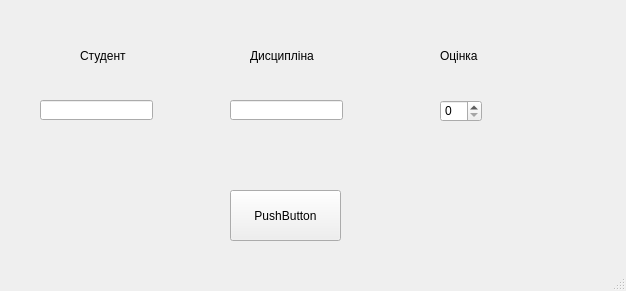
<?xml version="1.0" encoding="UTF-8"?>
<ui version="4.0">
 <class>MainWindow</class>
 <widget class="QMainWindow" name="MainWindow">
  <property name="geometry">
   <rect>
    <x>0</x>
    <y>0</y>
    <width>626</width>
    <height>291</height>
   </rect>
  </property>
  <property name="windowTitle">
   <string>MainWindow</string>
  </property>
  <widget class="QWidget" name="centralwidget">
   <widget class="QLabel" name="student_label">
    <property name="geometry">
     <rect>
      <x>80</x>
      <y>40</y>
      <width>81</width>
      <height>31</height>
     </rect>
    </property>
    <property name="layoutDirection">
     <enum>Qt::RightToLeft</enum>
    </property>
    <property name="text">
     <string>Студент</string>
    </property>
    <property name="textFormat">
     <enum>Qt::PlainText</enum>
    </property>
    <property name="scaledContents">
     <bool>false</bool>
    </property>
    <property name="wordWrap">
     <bool>false</bool>
    </property>
   </widget>
   <widget class="QLabel" name="discipline_label">
    <property name="geometry">
     <rect>
      <x>250</x>
      <y>40</y>
      <width>81</width>
      <height>31</height>
     </rect>
    </property>
    <property name="layoutDirection">
     <enum>Qt::RightToLeft</enum>
    </property>
    <property name="text">
     <string>Дисципліна</string>
    </property>
    <property name="textFormat">
     <enum>Qt::PlainText</enum>
    </property>
    <property name="scaledContents">
     <bool>false</bool>
    </property>
    <property name="wordWrap">
     <bool>false</bool>
    </property>
   </widget>
   <widget class="QLabel" name="mark_label">
    <property name="geometry">
     <rect>
      <x>440</x>
      <y>40</y>
      <width>81</width>
      <height>31</height>
     </rect>
    </property>
    <property name="layoutDirection">
     <enum>Qt::RightToLeft</enum>
    </property>
    <property name="text">
     <string>Оцінка</string>
    </property>
    <property name="textFormat">
     <enum>Qt::PlainText</enum>
    </property>
    <property name="scaledContents">
     <bool>false</bool>
    </property>
    <property name="wordWrap">
     <bool>false</bool>
    </property>
   </widget>
   <widget class="QSpinBox" name="mark_spin">
    <property name="geometry">
     <rect>
      <x>440</x>
      <y>100</y>
      <width>42</width>
      <height>22</height>
     </rect>
    </property>
    <property name="minimum">
     <number>0</number>
    </property>
    <property name="maximum">
     <number>5</number>
    </property>
    <property name="value">
     <number>0</number>
    </property>
   </widget>
   <widget class="QLineEdit" name="student_line">
    <property name="geometry">
     <rect>
      <x>40</x>
      <y>100</y>
      <width>113</width>
      <height>20</height>
     </rect>
    </property>
   </widget>
   <widget class="QLineEdit" name="discipline_line">
    <property name="geometry">
     <rect>
      <x>230</x>
      <y>100</y>
      <width>113</width>
      <height>20</height>
     </rect>
    </property>
   </widget>
   <widget class="QPushButton" name="save_button">
    <property name="geometry">
     <rect>
      <x>230</x>
      <y>190</y>
      <width>111</width>
      <height>51</height>
     </rect>
    </property>
    <property name="text">
     <string>PushButton</string>
    </property>
   </widget>
  </widget>
  <widget class="QStatusBar" name="statusbar"/>
 </widget>
 <resources/>
 <connections/>
</ui>
